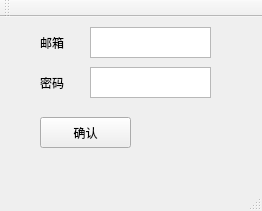
<?xml version="1.0" encoding="UTF-8"?>
<ui version="4.0">
 <class>MainWindow</class>
 <widget class="QMainWindow" name="MainWindow">
  <property name="geometry">
   <rect>
    <x>0</x>
    <y>0</y>
    <width>262</width>
    <height>211</height>
   </rect>
  </property>
  <property name="windowTitle">
   <string>MainWindow</string>
  </property>
  <widget class="QWidget" name="centralWidget">
   <widget class="QPushButton" name="wqeww">
    <property name="geometry">
     <rect>
      <x>40</x>
      <y>100</y>
      <width>91</width>
      <height>31</height>
     </rect>
    </property>
    <property name="text">
     <string>确认</string>
    </property>
   </widget>
   <widget class="QTextEdit" name="textEdit">
    <property name="geometry">
     <rect>
      <x>90</x>
      <y>10</y>
      <width>121</width>
      <height>31</height>
     </rect>
    </property>
   </widget>
   <widget class="QTextEdit" name="textEdit_2">
    <property name="geometry">
     <rect>
      <x>90</x>
      <y>50</y>
      <width>121</width>
      <height>31</height>
     </rect>
    </property>
   </widget>
   <widget class="QLabel" name="label">
    <property name="geometry">
     <rect>
      <x>40</x>
      <y>20</y>
      <width>54</width>
      <height>12</height>
     </rect>
    </property>
    <property name="text">
     <string>邮箱</string>
    </property>
   </widget>
   <widget class="QLabel" name="label_2">
    <property name="geometry">
     <rect>
      <x>40</x>
      <y>60</y>
      <width>54</width>
      <height>12</height>
     </rect>
    </property>
    <property name="text">
     <string>密码</string>
    </property>
   </widget>
  </widget>
  <widget class="QMenuBar" name="menuBar">
   <property name="geometry">
    <rect>
     <x>0</x>
     <y>0</y>
     <width>262</width>
     <height>23</height>
    </rect>
   </property>
  </widget>
  <widget class="QToolBar" name="mainToolBar">
   <attribute name="toolBarArea">
    <enum>TopToolBarArea</enum>
   </attribute>
   <attribute name="toolBarBreak">
    <bool>false</bool>
   </attribute>
  </widget>
  <widget class="QStatusBar" name="statusBar"/>
 </widget>
 <layoutdefault spacing="6" margin="11"/>
 <resources/>
 <connections/>
</ui>
